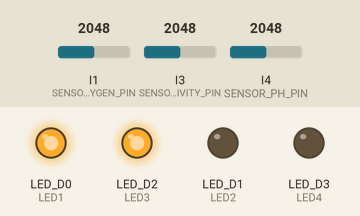
Recording of a sketch running on a simulated Arduino Opta. Parts: output pins drawn as LEDs (lit = HIGH). Inputs (shaded band) come from the test bench; at power-on: I1 (SENSOR_DISSOLVE_OXYGEN_PIN) = 2048, I3 (SENSOR_CONDUCTIVITY_PIN) = 2048, I4 (SENSOR_PH_PIN) = 2048 (analog values on the 0–4095 scale). WiFi joins after 1.5 s; servers stay silent unless stated; random numbers use the default seed unless the sketch sets one; what the sketch prints to the serial monitor is not drawn.

Above: at 11.0 s.
At 16.0 s:
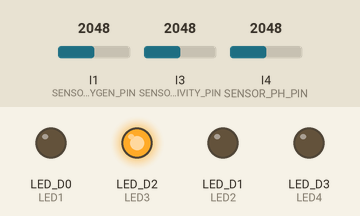
Timing chart, 0 to 21.5 s (numbered marks = the images above):
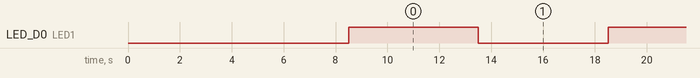

Measured:
- by itself, LED_D0 (LED1): alternates HIGH for 5.0 s and LOW for 5.0 s

The sketch:

opta_v2_6_fixedIPs.ino
```cpp
#include "Settings.h"
#include "Sensor.h"
#include "OptaClient.h"


void setup() {
  delay(3000);
  digitalWrite(LED1, LOW);
  digitalWrite(LED2, LOW);
  digitalWrite(LED3, LOW);

  Serial.begin(115200);
  pinMode(LED1, OUTPUT);
  pinMode(LED2, OUTPUT);
  pinMode(LED3, OUTPUT);
  pinMode(LED4, OUTPUT);
  analogReadResolution(12);  // set resolution 12-bit (don't change it)

  // Reset WiFi before attempting to connect
  WiFi.disconnect();  // Reset WiFi connection
  delay(1000);        // Short delay to ensure it fully resets
  connectToWiFi();    // Try connecting

  // Intentar conectar a WiFi hasta lograrlo
  while (WiFi.status() != WL_CONNECTED) {
    Serial.println("Attempting to connect to WiFi...");
    connectToWiFi();
    delay(5000);  // Esperar antes de reintentar
  }
  testInternetAccess();
  // Ensure NTP sync before proceeding
  Serial.println("Attempting to sync NTP...");
  syncNTP_UDP();
  delay(1000);

  // Send initial email after connection
  float oxygen = readOxygenSensor();
  float ec = readConductivitySensor();
  float ph = readpHSensor();
  sendSensorDataEmail(oxygen, ec, ph);
  Serial.println("\nInitial sensor data email sent.\n");
}

void loop() {
  blinkLED(LED1, 5000);
  checkWiFiConnection();  // Revisa y reconecta sin delay()
  checkFailure();

  if ((long)(millis() - last_print) > PRINT_DELAY) {  // Prints Sensor Values in Serial Monitor
    Serial.println("Oxygen: " + String(readOxygenSensor()) + "\t\tEC: " + String(readConductivitySensor()) + "\t\tpH: " + String(readpHSensor()));
    last_print = millis();
  }

  if ((long)(millis() - lastEmailSent) > EMAIL_INTERVAL) {  // Sends Sensor Values by e-mail once every EMAIL_INTERVAL
    float oxygen = readOxygenSensor();
    float ec = readConductivitySensor();
    float ph = readpHSensor();

    sendSensorDataEmail(oxygen, ec, ph);
    lastEmailSent = millis();
    Serial.print("\nSensor data email sent.\n");
  }

  if (millis() - lastNTPUpdate >= ntpUpdateInterval) {
    syncNTP_UDP();
    lastNTPUpdate = millis();
  }
}
```

OptaClient.h
```cpp
#include <WiFi.h>
#include <EMailSender.h>
#include <NTPClient.h>
#include <WiFiUdp.h>

// NTP Configuration
const char* ntpServer = "pool.ntp.org";  //const char* ntpServer = "pool.ntp.org";
const int ntpPort = 123;
WiFiUDP ntpUDP;
unsigned long currentEpoch = 0;  // Store last synced time
#define TIMEZONE_OFFSET 3600     // Adjust for 1-hour difference (in seconds)

// Wi-Fi Configuration
const int WIFI_TIMEOUT = 600000;
const int WIFI_RECONNECT_INTERVAL = 5000;
bool wifiConnected = false;
unsigned long last_wifi_check = 0;
bool ntpConnected = false;
bool systemRunning = true;  // Estado del sistema

// Email Configuration
EMailSender emailSend(EMAIL_ADDRESS, EMAIL_PASSWORD);
unsigned long lastErrorEmailDay = 99;

// Función para hacer parpadear un LED rápidamente
void blinkLED(int pin, int interval) {
  static unsigned long previousMillis = 0;
  static bool ledState = LOW;
  unsigned long currentMillis = millis();
  if (currentMillis - previousMillis >= interval) {
    previousMillis = currentMillis;
    ledState = !ledState;  // Toggle LED state
    digitalWrite(pin, ledState);
  }
}

void syncNTP_UDP() {
  if (WiFi.status() != WL_CONNECTED) {
    Serial.println("❌ WiFi is not connected. Cannot sync NTP.");
    return;
  }

  Serial.println("🔄 Sending raw NTP request...");

  ntpUDP.begin(ntpPort);
  IPAddress ntpServerIP;

  if (!WiFi.hostByName(ntpServer, ntpServerIP)) {
    Serial.println("❌ Failed to resolve NTP server.");
    blinkLED(LED3, 1000);
    return;
  }

  Serial.print("🌎 Using NTP Server: ");
  Serial.println(ntpServerIP);

  byte packetBuffer[48] = { 0 };
  packetBuffer[0] = 0b11100011;  // LI, Version, Mode
  packetBuffer[1] = 0;           // Stratum
  packetBuffer[2] = 6;           // Polling Interval
  packetBuffer[3] = 0xEC;        // Peer Clock Precision

  ntpUDP.beginPacket(ntpServerIP, 123);  // Send request to port 123
  ntpUDP.write(packetBuffer, 48);
  ntpUDP.endPacket();

  delay(1000);  // Wait for response

  int packetSize = ntpUDP.parsePacket();
  if (packetSize) {
    Serial.println("✅ NTP response received!");
    digitalWrite(LED3, HIGH);
    ntpUDP.read(packetBuffer, 48);
    unsigned long highWord = word(packetBuffer[40], packetBuffer[41]);
    unsigned long lowWord = word(packetBuffer[42], packetBuffer[43]);
    unsigned long epoch = (highWord << 16 | lowWord) - 2208988800UL;  // Convert to Unix time

    epoch += TIMEZONE_OFFSET;  // Apply timezone correction

    currentEpoch = epoch;  // Store corrected time for getTimestamp()

    Serial.print("🕒 Unix Time Synced (with offset): ");
    Serial.println(epoch);
  } else {
    Serial.println("❌ No response from NTP server. UDP may be blocked.");
    digitalWrite(LED3, LOW);
  }
}

// Connect to Wi-Fi
void connectToWiFi() {
  Serial.println("Attempting to connect to WiFi...");
  Serial.print("Connecting to Wi-Fi: ");
  Serial.println(WIFI_SSID);

  // Network settings for your router (192.168.30.x range)
  IPAddress local_IP;
  IPAddress gateway(192, 168, 1, 1);  // Router’s gateway
  IPAddress subnet(255, 255, 255, 0);  // Subnet mask

// Assign Static IP Based on Station
#ifdef ST1
  local_IP = IPAddress(192, 168, 0, 101);  // Static IP for ST1
#elif defined(ST2)
  local_IP = IPAddress(192, 168, 0, 102);  // Static IP for ST2
#elif defined(GR)
  local_IP = IPAddress(192, 168, 0, 103);  // Static IP for GR
#else
  local_IP = IPAddress(192, 168, 0, 150);  // Default IP if no station defined
#endif

  // Set static IP (fix for Arduino Opta)
  WiFi.config(local_IP, gateway, subnet);  // No return value, so just call it
  Serial.print("📡 Assigned Static IP: ");
  Serial.println(local_IP);

  WiFi.begin(WIFI_SSID, WIFI_PASSWORD);

  unsigned long startAttemptTime = millis();

  while (WiFi.status() != WL_CONNECTED && millis() - startAttemptTime < WIFI_TIMEOUT) {
    delay(500);
  }

  if (WiFi.status() == WL_CONNECTED) {
    Serial.println("\n✅ Wi-Fi Connected!");
    Serial.print("📡 IP Address: ");
    Serial.println(WiFi.localIP());
    Serial.print("Opta MAC Address: ");
    Serial.println(WiFi.macAddress());
    wifiConnected = true;
  } else {
    Serial.println("\n❌ Error: Unable to connect to Wi-Fi.");
    wifiConnected = false;
  }
}

// Check Wi-Fi Connection and Reconnect if Needed
void checkWiFiConnection() {
  if (millis() - last_wifi_check >= WIFI_RECONNECT_INTERVAL) {
    last_wifi_check = millis();
    if (WiFi.status() != WL_CONNECTED) {
      Serial.println("Wi-Fi disconnected. Attempting to reconnect...");
      wifiConnected = false;
      blinkLED(LED2, 1000);
      WiFi.disconnect();
      delay(1000);
      WiFi.begin(WIFI_SSID, WIFI_PASSWORD);
      unsigned long startAttemptTime = millis();
      int attempts = 0;
      while (WiFi.status() != WL_CONNECTED && millis() - startAttemptTime < WIFI_TIMEOUT && attempts < 10) {
        delay(30000);
        Serial.print(".");
        attempts++;
      }
      if (WiFi.status() == WL_CONNECTED) {
        Serial.println("\nWi-Fi reconnected successfully.");
        digitalWrite(LED2, HIGH);
        syncNTP_UDP();  // Intentar actualizar NTP hasta que tenga éxito
      } else {
        Serial.println("\nFailed to reconnect to Wi-Fi.");
        blinkLED(LED2, 1000);
      }
    }
  }
}

String getTimestamp() {
  if (currentEpoch == 0) {  // If time hasn't been set yet, return placeholder
    return "00:00:00";
  }

  unsigned long epoch = currentEpoch + (millis() / 1000);  // Adjust for uptime
  unsigned long hours = (epoch % 86400L) / 3600;           // Get hours
  unsigned long minutes = (epoch % 3600) / 60;             // Get minutes
  unsigned long seconds = epoch % 60;                      // Get seconds

  char timestamp[10];
  sprintf(timestamp, "%02lu:%02lu:%02lu", hours, minutes, seconds);
  return String(timestamp);
}

void checkFailure() {
  const unsigned long EMAIL_TIMEOUT = EMAIL_INTERVAL * 3;
  static int wifiFailCount = 0;

  // Verificar si el email no se envió en mucho tiempo
  if (millis() - lastEmailSent > EMAIL_TIMEOUT) {
    Serial.println("\nEmail not sent for too long. Restarting...");
    digitalWrite(LED1, LOW);
    delay(2000);
    NVIC_SystemReset();
  }

  // Verificar si el WiFi ha fallado demasiadas veces
  if (WiFi.status() != WL_CONNECTED) {
    wifiFailCount++;
    if (wifiFailCount >= 10) {
      Serial.println("\nWiFi failed to reconnect after 10 attempts. Restarting...");
      digitalWrite(LED1, LOW);
      delay(30000);
      NVIC_SystemReset();
    }
  } else {
    wifiFailCount = 0;
  }
}

// Send Sensor Data Email
void sendSensorDataEmail(float oxygen, float ec, float ph) {
  EMailSender::EMailMessage message;
#ifdef ST1
  message.subject = "Sensor Data Report - ST1 - " + getTimestamp();
#elif defined(ST2)
  message.subject = "Sensor Data Report - ST2 - " + getTimestamp();
#elif defined(GR)
  message.subject = "Sensor Data Report - GREECE - " + getTimestamp();
#else
  message.subject = "Sensor Data Report - Unknown Station - " + getTimestamp();
#endif
  message.message = "Sensor Readings:\n";
  message.message += "Oxygen: " + String(oxygen) + " mg/L\n";
  message.message += "EC: " + String(ec) + " mS/cm\n";
  message.message += "pH: " + String(ph) + "\n";
  message.message += "\nRegards";
  EMailSender::Response resp = emailSend.send(RECEIVER_EMAIL, message);
  //Serial.println(resp.status);
}

void testInternetAccess() {
    Serial.println("🌎 Testing internet access...");
    IPAddress testIP;

    if (WiFi.hostByName("google.com", testIP)) {
        Serial.print("✅ Google.com resolved to: ");
        Serial.println(testIP);
    } else {
        Serial.println("❌ Failed to resolve google.com. DNS issue?");
    }
}
```

Sensor.h
```cpp
// choose the appropriate EC probe type
//#define EC_PROBE_01L                           // EC Probe K 0.1L
#define EC_PROBE_01  // EC Probe K 0.1
// #define EC_PROBE_10                        // EC Probe K 1.0

// dissolved oxygen sensor parameters
#define OXYGEN_SENS_RESISTOR_VALUE 240.0  // change the resistor value
#define OXYGEN_SENS_LOWER_VALUE 0.0       // oxygen sensor lower value (don't change)
#define OXYGEN_SENS_HIGHER_VALUE 32.0     // oxygen sensor higher value (don't change)

// pH sensor parameters
#define PH_SENS_RESISTOR_VALUE 240.0  // change the resistor value
#define PH_SENS_LOWER_VALUE 0.0       // ph sensor lower value (don't change)
#define PH_SENS_HIGHER_VALUE 14.0     //ph sensor higher value (don't change)

// ec sensor parameters
#define EC_SENS_RESISTOR_VALUE 240.0  // change the resistor value
#define EC_SENS_LOWER_VALUE 0.0       // ec sensor lower value (don't change)

// don't change the following parameters
// settings for ec probe 0.1L
#ifdef EC_PROBE_01L
#define EC_TDS_VALUE_RANGE 1080
#define EC_MAX_SENSOR_VALUE 2000
#endif

// settings for ec probe 0.1
#ifdef EC_PROBE_01
#define EC_TDS_VALUE_RANGE 13500
#define EC_MAX_SENSOR_VALUE 25000
#endif

// settings for ec probe 1.0
#ifdef EC_PROBE_10
#define EC_TDS_VALUE_RANGE 54000
#define EC_MAX_SENSOR_VALUE 100000
#endif
float rawValueOxygen, rawValueEc, rawValuePh;
float voltageOxygen, voltageEc, voltagePh;
float currentOxygen, currentEc, currentPh;

// Print sensor diagnostics
void printInfo() {
  Serial.println("-------- SENSOR DIAGNOSTICS --------");

  // Imprimir resultados de Oxígeno
  Serial.print("[Oxygen] Raw ADC: ");
  Serial.print(rawValueOxygen);
  Serial.print(" | Voltage: ");
  Serial.print(voltageOxygen);
  Serial.print(" | Current: ");
  Serial.println(currentOxygen);

  // Imprimir resultados de Conductividad Eléctrica (EC)
  Serial.print("[EC] Raw ADC: ");
  Serial.print(rawValueEc);
  Serial.print(" | Voltage: ");
  Serial.print(voltageEc);
  Serial.print(" | Current: ");
  Serial.println(currentEc);

  // Imprimir resultados de pH
  Serial.print("[pH] Raw ADC: ");
  Serial.print(rawValuePh);
  Serial.print(" | Voltage: ");
  Serial.print(voltagePh);
  Serial.print(" | Current: ");
  Serial.println(currentPh);

  Serial.println("------------------------------------");
}

// Map function for floating-point values
float mapFloat(float x, float in_min, float in_max, float out_min, float out_max) {
  return (x - in_min) * (out_max - out_min) / (in_max - in_min) + out_min;
}

float getRandomDecimal(float minVal, float maxVal) {
  return minVal + (maxVal - minVal) * ((float)random(0, 1000) / 1000.0);
}

// Read dissolved oxygen sensor
float readOxygenSensor() {
  float voltage = 0.0, current = 0.0, oxygen_sensor_value = 0.0;
  for (int i = 0; i < 10; i++) {
    float rawValue = analogRead(SENSOR_DISSOLVE_OXYGEN_PIN);  // Read ADC
    rawValueOxygen = rawValue;
    voltage += (0.002710 * rawValue - 0.0084);  // Convert to voltage
  }
  voltage /= 10.0;               // Average readings
  if (voltage < 0) voltage = 0;  // Evitar valores negativos

  current = (voltage / OXYGEN_SENS_RESISTOR_VALUE) * 1000.0;
  oxygen_sensor_value = mapFloat(current, 4.00, 20.00, OXYGEN_SENS_LOWER_VALUE, OXYGEN_SENS_HIGHER_VALUE);
  oxygen_sensor_value = constrain(oxygen_sensor_value, OXYGEN_SENS_LOWER_VALUE, OXYGEN_SENS_HIGHER_VALUE);

#ifdef testing
  oxygen_sensor_value = getRandomDecimal(0.1, 2.0);
#endif
  return oxygen_sensor_value;
}

// Read conductivity (EC) sensor
float readConductivitySensor() {
  float voltage = 0.0, current = 0.0, ec_sensor_value = 0.0;
  for (int i = 0; i < 10; i++) {
    float rawValue = analogRead(SENSOR_CONDUCTIVITY_PIN);  // Read ADC
    rawValueEc = rawValue;
    voltage += (0.002700 * rawValue - 0.0084);  // Convert to voltage
  }
  voltage /= 10.0;               // Average readings
  if (voltage < 0) voltage = 0;  // Evitar valores negativos

  current = (voltage / EC_SENS_RESISTOR_VALUE) * 1000.0;
  ec_sensor_value = mapFloat(current, 4.00, 20.00, EC_SENS_LOWER_VALUE, EC_MAX_SENSOR_VALUE);
  ec_sensor_value = constrain(ec_sensor_value, 1.0, EC_MAX_SENSOR_VALUE);

#ifdef testing
  ec_sensor_value = random(120000, 140000) / 100;
#endif
  if (ec_sensor_value == 0.0) {
    Serial.println("EC Warning: Sensor disconnected or incorrect values.");
  }
  return ec_sensor_value;
}

// Read pH sensor
float readpHSensor() {
  float voltage = 0.0, current = 0.0, ph_sensor_value = 0.0;
  for (int i = 0; i < 10; i++) {
    float rawValue = analogRead(SENSOR_PH_PIN);  // Read ADC
    rawValuePh = rawValue;
    voltage += (0.0027 * rawValue - 0.0083);  // Convert to voltage
  }
  voltage /= 10.0;               // Average readings
  if (voltage < 0) voltage = 0;  // Evitar valores negativos

  current = (voltage / PH_SENS_RESISTOR_VALUE) * 1000.0;
  ph_sensor_value = mapFloat(current, 4.00, 20.00, PH_SENS_LOWER_VALUE, PH_SENS_HIGHER_VALUE);
  ph_sensor_value = constrain(ph_sensor_value, PH_SENS_LOWER_VALUE, PH_SENS_HIGHER_VALUE);

#ifdef testing
  ph_sensor_value = getRandomDecimal(7.0, 7.9);
#endif
  if (ph_sensor_value == 0.0) {
    Serial.println("pH Warning: Sensor disconnected or incorrect values.");
  }
  return ph_sensor_value;
}
```

Settings.h
```cpp
//Wifi Config
// #define WIFI_SSID "Outdoor-WiFi-255BC6"
// #define WIFI_PASSWORD "oT0,2LiM-WlZ"  // oT0,2LiM-WlZ OutdoorRouter Admin Pass. la "l"es una L
#define WIFI_SSID "Can_Saguer_Wifi"
#define WIFI_PASSWORD "cansaguer2"  // oT0,2LiM-WlZ OutdoorRouter Admin Pass. la "l"es una L

//e-mails Config
#define EMAIL_ADDRESS "nicosaga@gmail.com"
#define EMAIL_PASSWORD "asqa ylrd ksro myyb"  // otra app pass: fdyj irkk avxn pko
//#define RECEIVER_EMAIL "anakaren.agustin@udg.edu"
#define RECEIVER_EMAIL "nicolas.saganias@udg.edu"
#define ADMIN_EMAIL "nicolassaganias@protonmail.com"

// definitions
#define GR  // OR ST2 for STATION 1 & STATION 2 OR GR for GREECE
#define testing

/* Sensor pins */
#define SENSOR_DISSOLVE_OXYGEN_PIN A0  // Dissolve oxygen sensor kit
#define SENSOR_CONDUCTIVITY_PIN A2     // Conductivity transmitter sensor kit
#define SENSOR_PH_PIN A3               // pH sensor kit

// Definición de LEDs
#define LED1 LED_D0  // Indica que el sistema está funcionando
#define LED2 LED_D1  // Indica conexión WiFi
#define LED3 LED_D2  // Indica sincronización NTP
#define LED4 LED_D3  // Vacío

const unsigned long ntpUpdateInterval = 6 * 60 * 60 * 1000;  // 6hrs en milisegundos
const unsigned long PRINT_DELAY = 5000;                      //5 seconds
const unsigned long EMAIL_INTERVAL = 10 * 60 * 1000;         // 1 hour in milliseconds
unsigned long last_print, lastStatusEmailSent, lastEmailSent = 0;
unsigned long lastNTPUpdate = 0;
```
